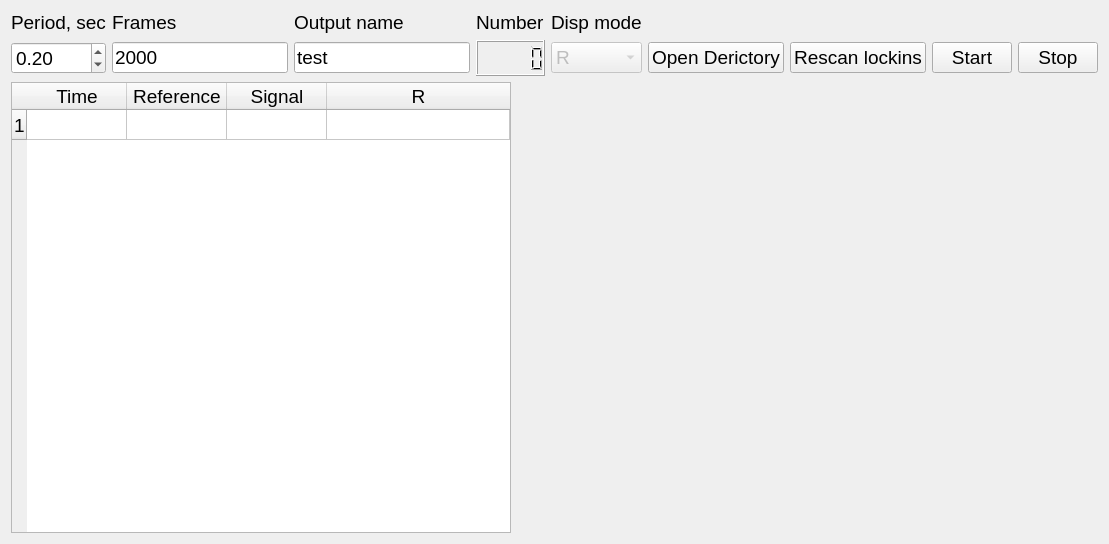
<?xml version="1.0" encoding="UTF-8"?>
<ui version="4.0">
 <class>LockinAPP</class>
 <widget class="QMainWindow" name="LockinAPP">
  <property name="geometry">
   <rect>
    <x>0</x>
    <y>0</y>
    <width>1037</width>
    <height>544</height>
   </rect>
  </property>
  <property name="font">
   <font>
    <pointsize>14</pointsize>
   </font>
  </property>
  <property name="windowTitle">
   <string>Qlock-in</string>
  </property>
  <widget class="QWidget" name="centralWidget">
   <layout class="QGridLayout" name="gridLayout_2">
    <item row="3" column="1">
     <widget class="QwtPlot" name="qwtPlot_reference_signal">
      <property name="sizePolicy">
       <sizepolicy hsizetype="Expanding" vsizetype="Expanding">
        <horstretch>0</horstretch>
        <verstretch>0</verstretch>
       </sizepolicy>
      </property>
      <property name="canvasBackground">
       <brush brushstyle="SolidPattern">
        <color alpha="255">
         <red>255</red>
         <green>255</green>
         <blue>255</blue>
        </color>
       </brush>
      </property>
     </widget>
    </item>
    <item row="0" column="0" colspan="2">
     <layout class="QGridLayout" name="gridLayout">
      <item row="0" column="1">
       <widget class="QLabel" name="label">
        <property name="sizePolicy">
         <sizepolicy hsizetype="Minimum" vsizetype="Preferred">
          <horstretch>0</horstretch>
          <verstretch>0</verstretch>
         </sizepolicy>
        </property>
        <property name="text">
         <string>Frames</string>
        </property>
       </widget>
      </item>
      <item row="1" column="3">
       <widget class="QLCDNumber" name="progresslcdNumber">
        <property name="sizePolicy">
         <sizepolicy hsizetype="Minimum" vsizetype="Fixed">
          <horstretch>0</horstretch>
          <verstretch>0</verstretch>
         </sizepolicy>
        </property>
        <property name="minimumSize">
         <size>
          <width>0</width>
          <height>36</height>
         </size>
        </property>
        <property name="font">
         <font>
          <pointsize>20</pointsize>
          <weight>50</weight>
          <bold>false</bold>
         </font>
        </property>
        <property name="digitCount">
         <number>5</number>
        </property>
        <property name="intValue" stdset="0">
         <number>0</number>
        </property>
       </widget>
      </item>
      <item row="0" column="0">
       <widget class="QLabel" name="period_label">
        <property name="sizePolicy">
         <sizepolicy hsizetype="Minimum" vsizetype="Preferred">
          <horstretch>0</horstretch>
          <verstretch>0</verstretch>
         </sizepolicy>
        </property>
        <property name="text">
         <string>Period, sec</string>
        </property>
       </widget>
      </item>
      <item row="1" column="8">
       <widget class="QPushButton" name="start_botton">
        <property name="sizePolicy">
         <sizepolicy hsizetype="Minimum" vsizetype="Fixed">
          <horstretch>0</horstretch>
          <verstretch>0</verstretch>
         </sizepolicy>
        </property>
        <property name="text">
         <string>Start</string>
        </property>
       </widget>
      </item>
      <item row="0" column="2">
       <widget class="QLabel" name="label_2">
        <property name="sizePolicy">
         <sizepolicy hsizetype="Minimum" vsizetype="Preferred">
          <horstretch>0</horstretch>
          <verstretch>0</verstretch>
         </sizepolicy>
        </property>
        <property name="text">
         <string>Output name</string>
        </property>
       </widget>
      </item>
      <item row="1" column="0">
       <widget class="QDoubleSpinBox" name="period_value">
        <property name="singleStep">
         <double>0.100000000000000</double>
        </property>
        <property name="value">
         <double>0.200000000000000</double>
        </property>
       </widget>
      </item>
      <item row="1" column="9">
       <widget class="QPushButton" name="stop_botton">
        <property name="sizePolicy">
         <sizepolicy hsizetype="Minimum" vsizetype="Fixed">
          <horstretch>0</horstretch>
          <verstretch>0</verstretch>
         </sizepolicy>
        </property>
        <property name="text">
         <string>Stop</string>
        </property>
       </widget>
      </item>
      <item row="0" column="3">
       <widget class="QLabel" name="label_3">
        <property name="text">
         <string>Number</string>
        </property>
       </widget>
      </item>
      <item row="1" column="6">
       <widget class="QPushButton" name="dir_button">
        <property name="text">
         <string>Open Derictory</string>
        </property>
       </widget>
      </item>
      <item row="1" column="1">
       <widget class="QLineEdit" name="numer_frame">
        <property name="sizePolicy">
         <sizepolicy hsizetype="Minimum" vsizetype="Fixed">
          <horstretch>0</horstretch>
          <verstretch>0</verstretch>
         </sizepolicy>
        </property>
        <property name="text">
         <string>2000</string>
        </property>
       </widget>
      </item>
      <item row="1" column="7">
       <widget class="QPushButton" name="rescan_button">
        <property name="text">
         <string>Rescan lockins</string>
        </property>
       </widget>
      </item>
      <item row="0" column="5">
       <spacer name="horizontalSpacer">
        <property name="orientation">
         <enum>Qt::Horizontal</enum>
        </property>
        <property name="sizeHint" stdset="0">
         <size>
          <width>40</width>
          <height>20</height>
         </size>
        </property>
       </spacer>
      </item>
      <item row="1" column="2">
       <widget class="QLineEdit" name="prename">
        <property name="sizePolicy">
         <sizepolicy hsizetype="Minimum" vsizetype="Fixed">
          <horstretch>0</horstretch>
          <verstretch>0</verstretch>
         </sizepolicy>
        </property>
        <property name="text">
         <string>test</string>
        </property>
       </widget>
      </item>
      <item row="1" column="4">
       <widget class="QComboBox" name="comboBox">
        <property name="enabled">
         <bool>false</bool>
        </property>
        <item>
         <property name="text">
          <string>R</string>
         </property>
        </item>
        <item>
         <property name="text">
          <string>Nolinar</string>
         </property>
        </item>
       </widget>
      </item>
      <item row="0" column="4">
       <widget class="QLabel" name="label_4">
        <property name="text">
         <string>Disp mode</string>
        </property>
       </widget>
      </item>
     </layout>
    </item>
    <item row="1" column="0" rowspan="3">
     <widget class="QTableWidget" name="tableWidget">
      <property name="sizePolicy">
       <sizepolicy hsizetype="Minimum" vsizetype="Expanding">
        <horstretch>0</horstretch>
        <verstretch>0</verstretch>
       </sizepolicy>
      </property>
      <property name="minimumSize">
       <size>
        <width>500</width>
        <height>0</height>
       </size>
      </property>
      <property name="rowCount">
       <number>1</number>
      </property>
      <attribute name="horizontalHeaderVisible">
       <bool>true</bool>
      </attribute>
      <attribute name="horizontalHeaderMinimumSectionSize">
       <number>100</number>
      </attribute>
      <attribute name="horizontalHeaderDefaultSectionSize">
       <number>100</number>
      </attribute>
      <attribute name="horizontalHeaderHighlightSections">
       <bool>true</bool>
      </attribute>
      <attribute name="horizontalHeaderStretchLastSection">
       <bool>true</bool>
      </attribute>
      <attribute name="verticalHeaderVisible">
       <bool>true</bool>
      </attribute>
      <attribute name="verticalHeaderCascadingSectionResizes">
       <bool>true</bool>
      </attribute>
      <attribute name="verticalHeaderShowSortIndicator" stdset="0">
       <bool>false</bool>
      </attribute>
      <attribute name="verticalHeaderStretchLastSection">
       <bool>false</bool>
      </attribute>
      <row/>
      <column>
       <property name="text">
        <string>Time</string>
       </property>
      </column>
      <column>
       <property name="text">
        <string>Reference</string>
       </property>
      </column>
      <column>
       <property name="text">
        <string>Signal</string>
       </property>
      </column>
      <column>
       <property name="text">
        <string>R</string>
       </property>
      </column>
     </widget>
    </item>
    <item row="2" column="1">
     <widget class="QwtPlot" name="qwtPlot_reference_r">
      <property name="sizePolicy">
       <sizepolicy hsizetype="Expanding" vsizetype="Expanding">
        <horstretch>0</horstretch>
        <verstretch>0</verstretch>
       </sizepolicy>
      </property>
      <property name="canvasBackground">
       <brush brushstyle="SolidPattern">
        <color alpha="255">
         <red>255</red>
         <green>255</green>
         <blue>255</blue>
        </color>
       </brush>
      </property>
     </widget>
    </item>
   </layout>
  </widget>
 </widget>
 <layoutdefault spacing="6" margin="11"/>
 <customwidgets>
  <customwidget>
   <class>QwtPlot</class>
   <extends>QFrame</extends>
   <header>qwt_plot.h</header>
  </customwidget>
 </customwidgets>
 <resources/>
 <connections/>
</ui>
